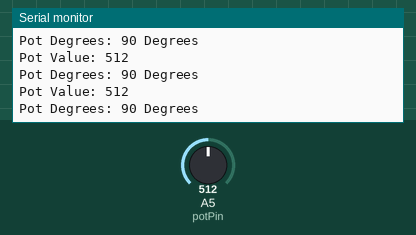
This sketch was run on a simulated Arduino Uno, built with avr-gcc and run on an emulated ATmega328P. Parts: the last lines printed to the serial monitor. The inputs (shaded band) are chosen by the test bench; at power-on: A5 (potPin) = 512.

Above: at 1.2 s.
1.3 s: A5 (potPin) set to 716
At 1.39 s:
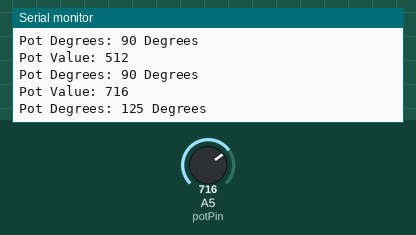
2.8 s: A5 (potPin) set to 900
At 2.8 s:
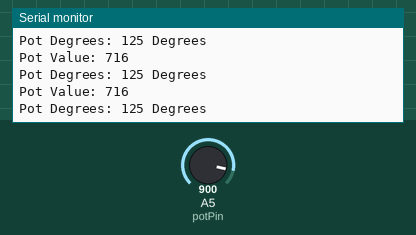
Timing chart, 0 to 5.8 s (numbered marks = the images above; inputs shaded):
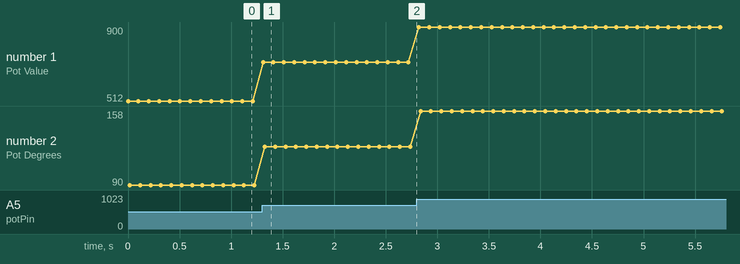

The sketch:

potentiometer_testing_arduino_uno.ino
```cpp
// potentiometer_testing_arduino_uno.ino
// https://github.com/BurntWywrm/4DOF-Miniature-Robot-Arm
// Code for testing a single potentiometer made for an Arduino Uno

int potPin = A5; // initializes pot
int potVal = 0; // stores the pot value

void setup()
{
    Serial.begin(9600); // Starts Serial Monitor
}

void loop()
{
    potVal = analogRead(potPin); // reads & stores pot value

    // displays the pot value
    Serial.print("Pot Value: ");
    Serial.println(potVal);

    int potDegrees = map(potVal, 0, 1023, 0, 180); // maps the read values into angles with a max range of 180 degrees

    // displays the converted pot value
    Serial.print("Pot Degrees: ");
    Serial.print(potDegrees);
    Serial.println(" Degrees");

    delay(100); // Configure if the displayed code isnt readable
}
```

Measured:
- after the input at 1.3 s, the serial monitor: prints a new line at once (image 1)
- plotted number 1: 512 → 716 after the input at 1.3 s, 716 → 900 after the input at 2.8 s
- plotted number 2: 90 → 125 after the input at 1.3 s, 125 → 158 after the input at 2.8 s
